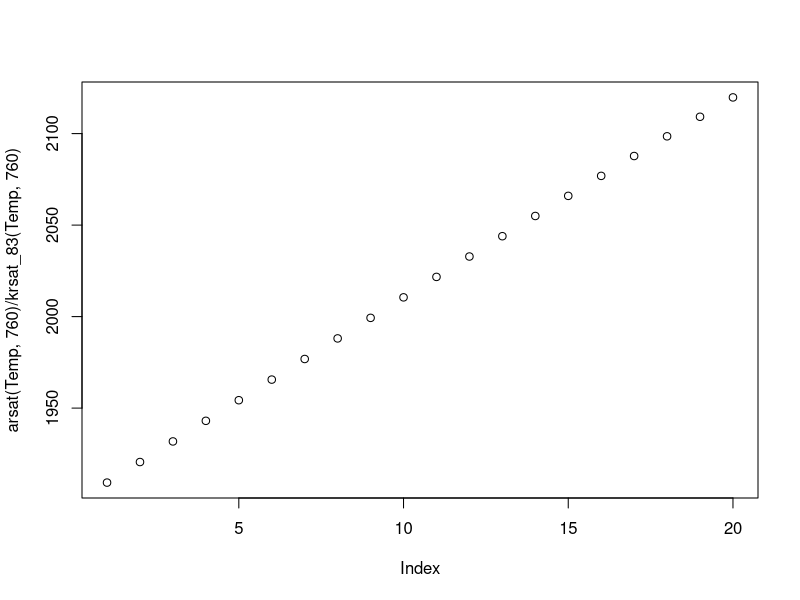
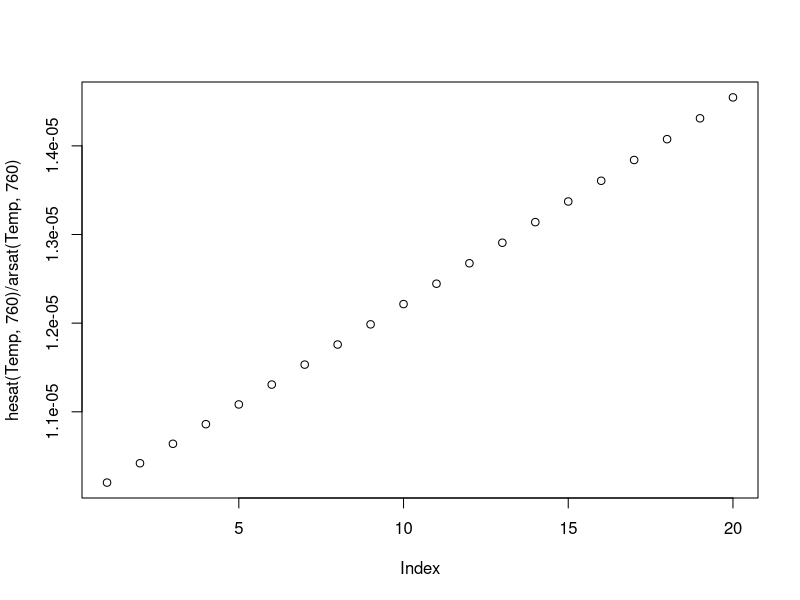

These charts were generated, in order, by the following R code:

############################################################################################################
# Gas functions to estimate saturation concentrations
# Bob Hall  
# Sept 2015

# This code includes calculations for barometric pressure (bp), water density, oxygen saturation, nitrogen saturation, and argon saturation.
# If you have bp in mmHg from a handheld sensor you do not need to calculate the bp again. 
# Execute these functions first before using MIMS_data_function_example.R 
############################################################################################################

###########################################
# Correct BAROMETRIC PRESSURE for altitude
###########################################	

### bpcalc function estimates barometric pressure (BP) given altitude and standard BP
### This is based on the barometric formula
### temp = degC for the water
### alt = elevation in m
### bpst = standard barometric pressure in inches of Hg (usually given by weather websites).  
### Temp is usually relative to a standard, 15 degC, and I have hard coded it at 15.  
### Source: John Colt, Dissolved Gas Concentration in Water: Computation as Functions of Temperature, Salinity and Pressure, 2012

# bpcalc<- function(bpst, alt) {
# 
# bpst*25.4*exp((-9.80665*0.0289644*alt)/(8.31447*(273.15+15)))
# 
# }
# 
# 
# bpcalc(bpst=29.92,alt=2400)
# ##or as 
# bpcalc(29.92, 2400)


###########################################
# Calculate WATER DENSITY w/ Temp and BP
###########################################	

### Water density of air saturated water given water temperature in degC.  
### Source: Paterson and Morris 1994, Meterologia

watdens<-function(temp){
	
	t<-temp
	
A <- 7.0132e-5
B <- 7.926295e-3 
C <-  -7.575477e-5 
D<- 7.314701e-7
E <-  -3.596363e-9
to<- 3.9818

dens<- (999.97358- (A*(t-to) + B*(t-to)^2 +C*(t-to)^3 + D*(t-to)^4+E*(t-to)^5) ) -4.873e-3 + 1.708e-4*t - 3.108e-6 * t^2
dens/1000
}

##call as
watdens(20)


###########################################
# Calculate O2 SATURATION w/ Temp and BP
###########################################	

### Oxygen saturation. Alternative formulation from Garcia and Gordon (umol/kg), which is converted to mg/L and corrected for water density.  
### This function gives the same values as from Colt and is the one a MIMSer should use.
### u is the vapor pressure of water
### Ending units mg/L

osat1<- function(temp, bp) {
	u<-10^(8.10765-(1750.286/(235+temp)))
	ts<-log((298.15-temp) / (273.15 + temp))
	a0<-5.80871
	a1<-3.20291
	a2<-4.17887
	a3<-5.1006
	a4<- -9.86643e-2
	a5<-3.88767
	
	u<-10^(8.10765-(1750.286/(235+temp)))
	sato<-(exp(a0 + a1*ts + a2*ts^2 + a3*ts^3 + a4*ts^4)+a5*ts^5)*((bp-u)/(760-u))
	watdens(temp)*sato*(31.9988/1000)##converts umol/kg to mg/L
	
	}

##call as
osat1(20, 590.2)


###########################################
# Calculate N2 SATURATION w/ Temp and BP
###########################################	

### Nitrogen saturation. From Hamme and Emerson 2004 Deep Sea Res.
### Ending units mg/L

nsat<- function(temp, bp) {
	

	ts<-log((298.15-temp) / (273.15 + temp))
	a0<-6.42931
	a1<-2.92704
	a2<-4.32531
	a3<-4.69149
	
u<-10^(8.10765-(1750.286/(235+temp)))
	satn<-(exp(a0 + a1*ts + a2*ts^2 + a3*ts^3))*((bp-u)/(760-u))
	watdens(temp)*satn*(28.014/1000)##converts umol/kg to mg/L
}

##call as
nsat(20,760)


###########################################
# Calculate Ar SATURATION w/ Temp and BP
###########################################	

### Argon saturation. From Hamme and Emerson 2004 Deep Sea Res.
### Checked against values in Colts table and correct.
### Units mg/L   

arsat<- function(temp, bp) {
	

	ts<-log((298.15-temp) / (273.15 + temp))
	a0<-2.79150
	a1<-3.17609
	a2<-4.13116
	a3<-4.90379
	
	u<-10^(8.10765-(1750.286/(235+temp)))
	satar<-(exp(a0 + a1*ts + a2*ts^2 + a3*ts^3))*((bp-u)/(760-u))
	watdens(temp)*satar*(39.948/1000)##converts umol/kg to mg/L
}

##call as
arsat(10,760)


###########################################
# Calculate Kr SATURATION w/ Temp and BP
###########################################	

### Krypton saturation. 

### Units mg/L   


krsat_83<- function(temp, bp) {
  
  
  T<-(273.15 + temp)
  a0<- -122.4694
  a1<- 153.5654
  a2<-  70.1969
  a3<- -8.5224
  
  
  u<-10^(8.10765-(1750.286/(235+temp)))
  satkr<-(exp(a0 + a1*(100/T) + a2*log(T/100) + a3*(T/100)  ))*((bp-u)/(760-u))
  watdens(temp)*satkr*(83/0.001)####converts mol/kg to mg/L
}


krsat_84<- function(temp, bp) {
  
  
  T<-(273.15 + temp)
  a0<- -122.4694
  a1<- 153.5654
  a2<-  70.1969
  a3<- -8.5224
  
  u<-10^(8.10765-(1750.286/(235+temp)))
  satkr<-(exp(a0 + a1*(100/T) + a2*log(T/100) + a3*(T/100)  ))*((bp-u)/(760-u))
  watdens(temp)*satkr*(84/0.001)##converts mol/kg to mg/L
}

krsat_83(20,760)


Temp<-seq(1:20)

plot(arsat(Temp, 760) / krsat_83(Temp, 760))


###########################################
# Calculate He SATURATION w/ Temp and BP
###########################################	

### Helium saturation.
### Equation from Jenkins et al. 2019
### Units mg/L   

hesat<- function(temp, bp) {
  
  
  
  
  T<- (273.15 + temp)
  a1<- -178.1424
  a2<-217.5991
  a3<-140.7506
  a4<- -23.01954
  
  u<-10^(8.10765-(1750.286/(235+temp)))
  sathe<-(exp(a1 + a2*(100/T) + a3*log(T/100) + a4*(T/100) ))*((bp-u)/(760-u))##Concentration in mol/kg
  watdens(temp)*sathe*(4/0.001)##converts mol/kg to mg/L
}

hesat(20,760)

Temp<-seq(1:20)

plot(hesat(Temp, 760) / arsat(Temp, 760))








###########################################	
### Examples of plotting saturation info. 
### Plot to see how O2/Ar changes with temp. Note that these are mass and not molar.

temp<- seq(from=0, to=25, by=1)
#plot(temp, osat1(temp,760)/arsat(temp,760))

#plot(temp, (nsat(temp,571)/28)/(arsat(temp,571)/40)  )
#plot(temp, (nsat(temp,571))/(arsat(temp,571))  )

#(nsat(20,571)/28.014)/(arsat(20,571)/39.948)


#points(10,38.41, pch=16)
#points(16,38.297, pch=16)





###########################################
# GAS EXCHANGE (K) functions
###########################################	

### The gas exchange functions here are not required for the MIMS_datasheet_function_example.R code, but are useful in many other related projects. 

### Gas exchange is sensitive to temperature. 
### This code converts K600 to a value at a specific temp by Schmidt number scaling. From J?hne et al. (1987).
### K600 to KO2
Kcor<-function (temp,K600) {
	K600/(600/(1800.6-(temp*120.1)+(3.7818*temp^2)-(0.047608*temp^3)))^-0.5
	}
	
### K600 to KN2
KcorN<-function (temp,K600) {
	K600/(600/(1970.7-(temp*131.45)+(4.139*temp^2)-(0.052106*temp^3)))^-0.5
	}

### K600 to KAr
KcorAr<-function (temp,K600) {
	K600/(600/(1759.7-(temp*117.37)+(3.6959*temp^2)-(0.046527*temp^3)))^-0.5
	}


### An example of using the above functions: 
### Fort Lupton nsat, elevation 1496 m
#bpcalc(bpst=29.92,alt=1496)
#636.4546

fltemp<-c(10,11,12,13,14)
#nsat(fltemp,638.4)*1000/28
# [1] 547.5234 535.8124 524.5701 513.7720 503.3951
